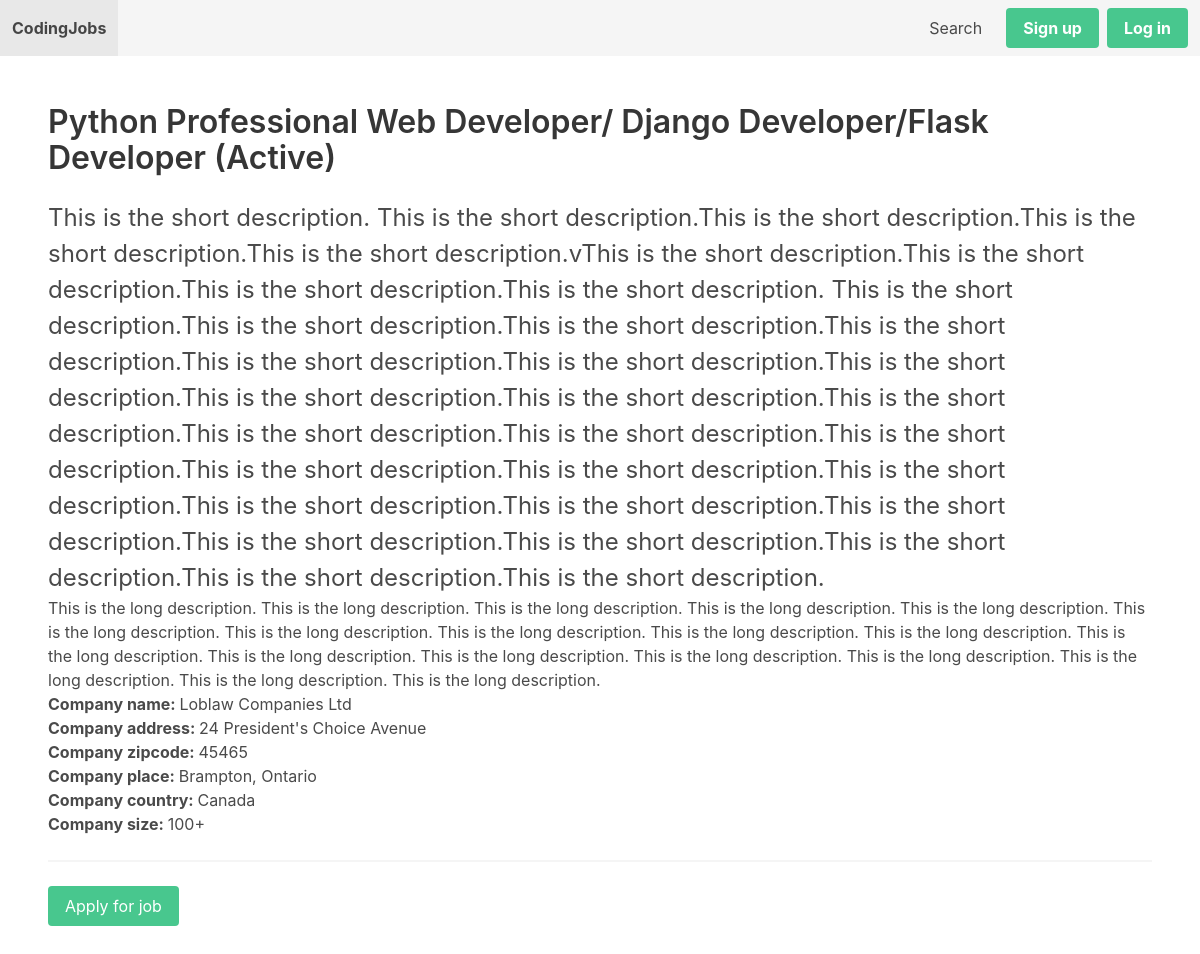
Page /jobs/10/ on the committed database.
### apps/job/models.py (models this page shows, shortened)
class Job(models.Model):
    SIZE_1_9 = 'size_1-9'
    SIZE_10_49 = 'size_10-49'
    SIZE_50_99 = 'size_50-99'
    SIZE_100 = 'size_100'
    CHOICES_SIZE = (
        (SIZE_1_9, '1-9'),
        (SIZE_10_49, '10-49'),
        (SIZE_50_99, '50-99'),
        (SIZE_100, '100+'),
    )
    ACTIVE = 'active'
    EMPLOYED = 'employed'
    ARCHIVED = 'archived'
    CHOICES_STATUS = (
        (ACTIVE, 'Active'),
        (EMPLOYED, 'Employed'),
        (ARCHIVED, 'Archived')
    )
    title = models.CharField(max_length=255)
    short_description = models.TextField()
    long_description = models.TextField(blank=True, null=True)
    company_name = models.CharField(max_length=255)
    company_address = models.CharField(max_length=255, blank=True, null=True)
    company_zipcode = models.CharField(max_length=255, blank=True, null=True)
    company_place = models.CharField(max_length=255, blank=True, null=True)
    company_country = models.CharField(max_length=255, blank=True, null=True)
    company_size = models.CharField(max_length=20, choices=CHOICES_SIZE, default=SIZE_1_9)
    created_by = models.ForeignKey(
        User, related_name='jobs', on_delete=models.CASCADE)
    created_at = models.DateTimeField(auto_now_add=True)
    changed_at = models.DateTimeField(auto_now=True)
    status = models.CharField(max_length=20, choices=CHOICES_STATUS, default=ACTIVE)

### apps/job/views.py (the view)
# urls.py: path('<int:job_id>/', job_detail, name='job_detail'),
def job_detail(request, job_id):
    job = Job.objects.get(pk=job_id)
    return render(request, 'job/job_detail.html', {'job': job})

### apps/notification/context_processors.py (called while the page is built)
def notifications(request):
    if request.user.is_authenticated:
        return {'notifications': request.user.notifications.filter(is_read=False)}
    else:
        return {'notifications': []}

### apps/job/templates/job/job_detail.html
{% extends 'core/base.html' %}
{% block content %}
<h1 class="title">{{ job.title }} ({{ job.get_status_display }})</h1>
    <p class="is-size-4">{{ job.short_description }}</p>
    <p>{{ job.long_description }}</p>
    <b>Company name: </b>{{ job.company_name}}<br>
    {% if job.company_address %}<b>Company address: </b>{{ job.company_address}}<br>{% endif %}
    {% if job.company_zipcode %}<b>Company zipcode: </b>{{ job.company_zipcode}}<br>{% endif %}
    {% if job.company_place %}<b>Company place: </b>{{ job.company_place}}<br>{% endif %}
    {% if job.company_country %}<b>Company country: </b>{{ job.company_country}}<br>{% endif %}
    <b>Company size: </b>{{ job.get_company_size_display }}<br>
    <hr>
    {% if job.status == 'active' %}
        <a href="{% url 'apply_for_job' job.id %}" class="button is-success">Apply for job</a>
    {% else %}
        <p>This job is not available anymore!</p>
    {% endif %}
{% endblock %}

### rows in the picture
Job: title "Python Professional Web Developer/ Django Developer/Flask Developer", status "Active", short_description "This is the short description. This is the short description.This is the short description.This is the short description.This is the short description.vThis is the short description.This is the short description.This is the short description.This is the short description. This is the short description.This is the short description.This is the short description.This is the short description.This is the short description.This is the short description.This is the short description.This is the short description.This is the short description.This is the short description.This is the short description.This is the short description.This is the short description.This is the short description.This…", long_description "This is the long description. This is the long description. This is the long description. This is the long description. This is the long description. This is the long description. This is the long description. This is the long description. This is the long description. This is the long description. This is the long description. This is the long description. This is the long description. This is the long description. This is the long description. This is the long description. This is the long description. This is the long description.", company_name "Loblaw Companies Ltd", company_address "24 President's Choice Avenue", company_zipcode "45465", company_place "Brampton, Ontario", company_country "Canada", company_size "100+"
